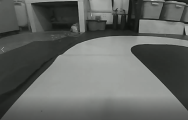
#> input picture test.png, 188 x 120 px
$ python kaohe1_opencv.py
#> lines starting #> are read from the running program, lines starting #| are printed output that depends on the picture; after the words box and inside, x2 and y2 are one past the last pixel; in counts of white or black regions, pixels touching at a corner belong together
import cv2
import numpy as np
import time

start = time.time()

def cv_show(name, img):
    cv2.imshow(name, img)
    cv2.waitKey()
    cv2.destroyAllWindows()

img = cv2.imread("test.png")
#> img is the input picture: shape (120, 188, 3); mean B, G, R 99.2, 102.2, 99.6
gray = cv2.cvtColor(img, cv2.COLOR_BGR2GRAY)
blurred = cv2.GaussianBlur(gray, (5, 5), 0)
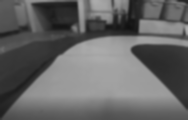
#> blurred: shape (120, 188); min 16, max 171, mean 101.2
v = cv2.Canny(blurred, 50, 150)
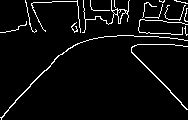
#> v: shape (120, 188); 5% white in thin lines or dots
_, thresh = cv2.threshold(v, 85, 255, cv2.THRESH_BINARY)

contours, _ = cv2.findContours(thresh.copy(), cv2.RETR_TREE, cv2.CHAIN_APPROX_NONE)
#> contours = 20 contours, 16 with area under 20; largest, box (x1, y1, x2, y2) and area: (82, 0, 130, 33) 94, (0, 35, 188, 120) 65, (131, 44, 188, 110) 58, (117, 9, 126, 24) 54
draw_img = img.copy()
#画两条边线
res = cv2.drawContours(draw_img, contours, 0, (0, 255, 0), 1)
res = cv2.drawContours(draw_img, contours, 1, (0, 0, 255), 1)
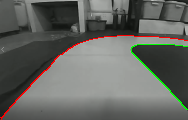
#> res: shape (120, 188, 3); mean B, G, R 97.4, 102.3, 100.7
left_contour, right_contour = contours[1], contours[0]
#> left_contour = contour of 388 points, box (x1, y1, x2, y2) (0, 35, 188, 120), area 65; right_contour = contour of 236 points, box (x1, y1, x2, y2) (131, 44, 188, 110), area 58
#两条边线坐标数据
left_contour = left_contour.reshape(-1, 2)  # 重塑为 (N, 2)
#> left_contour = 388 pairs, first value 0 to 187, second value 35 to 119
right_contour = right_contour.reshape(-1, 2)
#> right_contour = 236 pairs, first value 131 to 187, second value 44 to 109

x_left_contour = left_contour[left_contour[:, 1] > 46]#仅保留大于43的y值
#> x_left_contour = 158 pairs, first value 0 to 72, second value 47 to 119
x_right_contour = right_contour[right_contour[:, 1] > 46]
#> x_right_contour = 126 pairs, first value 131 to 187, second value 47 to 109

# 步骤1：将坐标按y值排序，并转为字典（y值为键，x值为值，便于查找）
def coords_to_dict_y(coords):
    # 按y值排序
    sorted_coords = coords[coords[:, 1].argsort()]
#> sorted_coords has the same summary as x_left_contour outside coords_to_dict_y
    # 转为字典 {y: x}，若有相同y值则取最后一个
    coord_dict = {y: x for x, y in sorted_coords}
#> coord_dict = 73 items
    return coord_dict

#转换为字典
x_left_dict = coords_to_dict_y(x_left_contour)
#> x_left_dict = 73 items
x_right_dict = coords_to_dict_y(x_right_contour)
#> x_right_dict = 63 items
#步骤2：找到两组坐标中共同的y值（交集）
common_ys = set(x_right_dict.keys()) & set(x_left_dict.keys())
#> common_ys = 63 items
common_ys = sorted(common_ys)  # 按y值从小到大排序
#> common_ys = 63 values from 47 to 109
#计算共同Y值点对应的X中点
x_mid_points = []
for y in common_ys:
    x_left = x_left_dict[y]    # 左坐标在该y值的x
    x_right = x_right_dict[y]  # 右坐标在该y值的x
    mid_x = (x_left + x_right) // 2  # x中点
    x_mid_points.append([mid_x, y])    # 中点坐标
#> this loop made 63 passes
#> (x_left, x_right, mid_x) on passes 1 to 12: (70, 132, 101), (69, 131, 100), (67, 131, 99), (66, 131, 98), (65, 131, 98), (63, 131, 97), (62, 132, 97), (60, 133, 96), (59, 134, 96), (57, 136, 96), (57, 137, 97), (55, 137, 96)
#> after the loop, x_mid_points = 63 pairs, first value 96 to 101, second value 47 to 109

# 转换为numpy数组，便于OpenCV绘制
mid_points = np.array(x_mid_points, dtype=np.int32)
#> mid_points has the same summary as x_mid_points
# 绘制中点（并连接成线）
cv2.polylines(draw_img, [mid_points], False, (255, 0, 255), 1)  # 中线：紫色
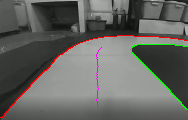
#> draw_img: shape (120, 188, 3); 0.28% of pixels changed, all inside (x1, y1, x2, y2) = (96, 47, 102, 110)

#处理后半段-------------------------
n_left_contour = left_contour[left_contour[:, 0] > 131]  # 左轮廓只保留x>131的点
#> n_left_contour = 111 pairs, first value 132 to 187, second value 35 to 40
n_right_contour = right_contour[right_contour[:, 0] > 131]  # 右轮廓只保留x>131的点
#> n_right_contour = 226 pairs, first value 132 to 187, second value 44 to 109
n_right_contour = right_contour[right_contour[:, 1] < 47]  # 右轮廓只保留y<45的点
#> n_right_contour = 110 pairs, first value 132 to 187, second value 44 to 46
def coords_to_dict_x(coords):
    # 按x值排序
    sorted_coords = coords[coords[:, 0].argsort()]
#> sorted_coords has the same summary as n_left_contour outside coords_to_dict_x
    # 转为字典 {x: y}，若有相同x值则取最后一个
    coord_dict = {x: y for x, y in sorted_coords}
#> coord_dict = 56 items
    return coord_dict

n_left_dict = coords_to_dict_x(n_left_contour)
#> n_left_dict = 56 items
n_right_dict = coords_to_dict_x(n_right_contour)
#> n_right_dict = 56 items
#步骤2：找到两组坐标中共同的x值（交集）
common_xs = set(n_left_dict.keys()) & set(n_right_dict.keys())
#> common_xs = 56 items
common_xs = sorted(common_xs)  # 按x值从小到大排序
#> common_xs = 56 values from 132 to 187
#计算共同x值点对应的y中点
n_mid_points = []
for x in common_xs:
    y_left = n_left_dict[x]    # 左坐标在该x值的y
    y_right = n_right_dict[x]  # 右坐标在该x值的y
    mid_y = (y_left + y_right) // 2  # y中点
    n_mid_points.append([x, mid_y])    # 中点坐标
#> this loop made 56 passes
#> (y_left, y_right, mid_y) on passes 1 to 12: (35, 46, 40), (35, 46, 40), (36, 46, 41), (36, 45, 40), (36, 45, 40), (36, 44, 40), (36, 44, 40), (36, 44, 40), (36, 44, 40), (36, 44, 40), (36, 44, 40), (36, 44, 40)
#> after the loop, n_mid_points = 56 pairs, first value 132 to 187, second value 40 to 43

# 转换为numpy数组，便于OpenCV绘制
n_mid_points = np.array(n_mid_points, dtype=np.int32)
# 绘制中点（并连接成线）
cv2.polylines(draw_img, [n_mid_points], False, (255, 0, 255), 1)  # 中线：紫色
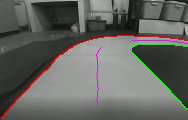
#> draw_img: shape (120, 188, 3); 0.25% of pixels changed, all inside (x1, y1, x2, y2) = (132, 40, 188, 44)

mid_points = np.concatenate([n_mid_points, x_mid_points], axis=0)  # axis=0表示纵向拼接
#> mid_points = 119 pairs, first value 96 to 187, second value 40 to 109

#手动补点
cv2.line(draw_img, (137, 40), (105, 43), (255, 0, 255), 1)
#> draw_img: shape (120, 188, 3); 0.12% of pixels changed, all inside (x1, y1, x2, y2) = (105, 40, 135, 44)
cv2.line(draw_img, (105, 43), (102, 47), (255, 0, 255), 1)
#> draw_img: shape (120, 188, 3); mean B, G, R 98.1, 101.3, 101.4
cv2.line(draw_img, (97, 109), (97, 120), (255, 0, 255), 1)
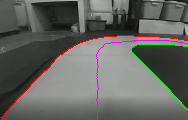
#> draw_img: shape (120, 188, 3); mean B, G, R 98.2, 101.2, 101.5

end = time.time()
execution_time = end - start


print(mid_points)
#> (printed output is left out)
print("------------------------------------------------------------------------------------------")
print(left_contour)
#> (printed output is left out)
print("------------------------------------------------------------------------------------------")
print(right_contour)
#> (printed output is left out)
print(f"代码执行时间: {execution_time:.4f} 秒")
#cv2.namedWindow("img", cv2.WINDOW_NORMAL)
cv_show("img", draw_img)


cv2.imwrite("new_opencv.png", draw_img)
